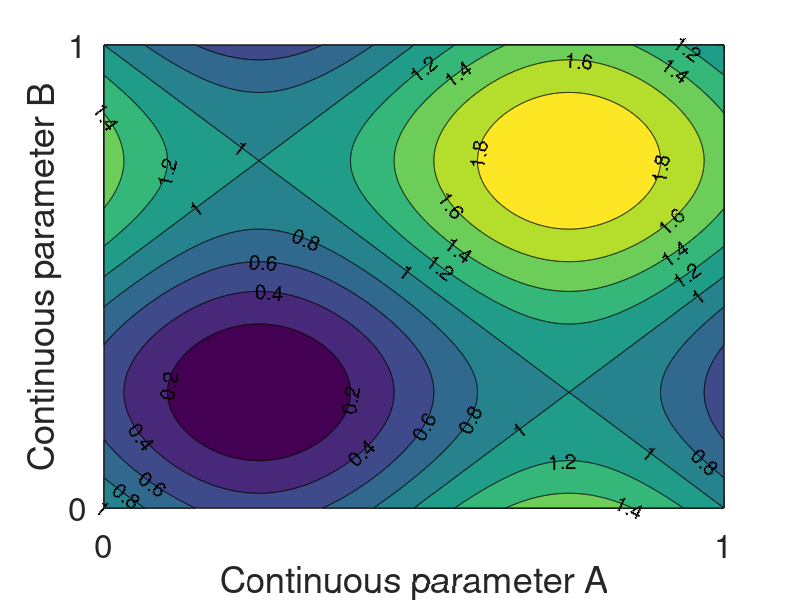

Reproduce this figure in MATLAB.
wn=1

f=@(x,y) sin(wn*2*pi*(x-0.5))/2 + sin(wn*2*pi*(y-0.5))/2 + 1;
[X,Y]=meshgrid(0:0.001:1);
z=f(X,Y);
[C,h] = contourf(X,Y,z,9);   
clabel(C,h,'FontSize',15)
set(gca,'fontsize', 24)

set(gca,'xtick',[0,1])
set(gca,'xticklabel',[0,1])

set(gca,'ytick',[0,1])
set(gca,'yticklabel',[0,1])

xlabel('Continuous parameter A')
ylabel('Continuous parameter B')